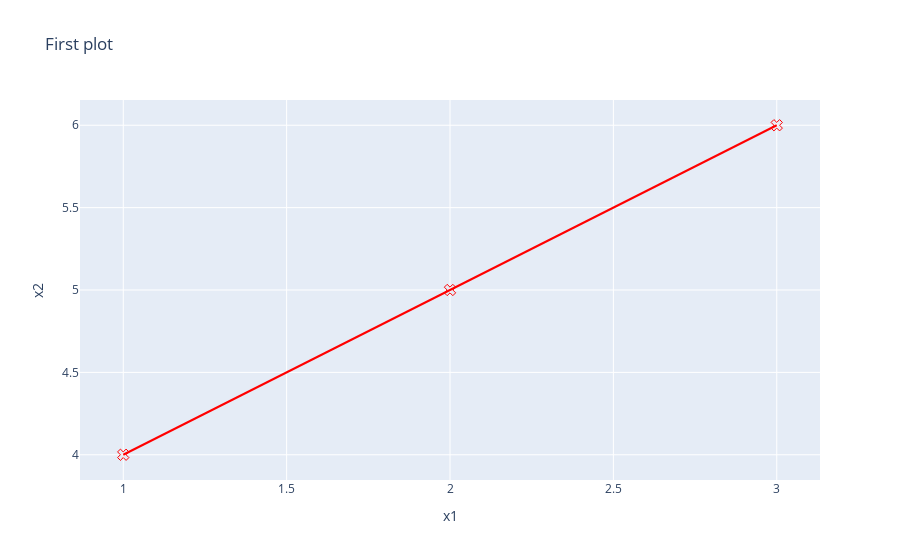

The notebook cell saved with this chart:
### Code cell
figure

### Figure 1 — Plotly figure (JSON) as saved in the notebook; plotly's stock layout.template omitted (floating-point values rounded to 4 significant figures)
{"data": [{"marker": {"color": "red", "size": 10, "symbol": 104}, "mode": "markers+lines", "name": "1st trace", "text": ["one", "two", "three"], "type": "scatter", "x": [1, 2, 3], "y": [4, 5, 6]}], "layout": {"autosize": true, "title": {"text": "First plot"}, "xaxis": {"autorange": true, "range": [0.8685, 3.132], "title": {"text": "x1"}, "type": "linear"}, "yaxis": {"autorange": true, "range": [3.796, 6.204], "title": {"text": "x2"}, "type": "linear"}}}
